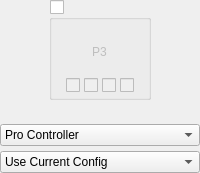
            <widget class="QWidget" name="widgetPlayer3" native="true">
             <layout class="QVBoxLayout" name="verticalLayout_28">
              <property name="spacing">
               <number>5</number>
              </property>
              <property name="leftMargin">
               <number>0</number>
              </property>
              <property name="topMargin">
               <number>0</number>
              </property>
              <property name="rightMargin">
               <number>0</number>
              </property>
              <property name="bottomMargin">
               <number>0</number>
              </property>
              <item alignment="Qt::AlignHCenter">
               <widget class="QGroupBox" name="groupPlayer3Connected">
                <property name="minimumSize">
                 <size>
                  <width>100</width>
                  <height>100</height>
                 </size>
                </property>
                <property name="title">
                 <string/>
                </property>
                <property name="checkable">
                 <bool>true</bool>
                </property>
                <property name="checked">
                 <bool>false</bool>
                </property>
                <layout class="QVBoxLayout" name="verticalLayout_6" stretch="1,0">
                 <property name="spacing">
                  <number>7</number>
                 </property>
                 <property name="leftMargin">
                  <number>14</number>
                 </property>
                 <property name="topMargin">
                  <number>7</number>
                 </property>
                 <property name="rightMargin">
                  <number>14</number>
                 </property>
                 <property name="bottomMargin">
                  <number>4</number>
                 </property>
                 <item>
                  <widget class="QWidget" name="controllerPlayer3" native="true">
                   <property name="styleSheet">
                    <string notr="true"/>
                   </property>
                   <layout class="QVBoxLayout" name="verticalLayout_14">
                    <property name="topMargin">
                     <number>16</number>
                    </property>
                    <item alignment="Qt::AlignHCenter|Qt::AlignVCenter">
                     <widget class="QLabel" name="labelPlayer3">
                      <property name="text">
                       <string>P3</string>
                      </property>
                     </widget>
                    </item>
                   </layout>
                  </widget>
                 </item>
                 <item alignment="Qt::AlignHCenter">
                  <widget class="QWidget" name="Player3LEDs" native="true">
                   <property name="enabled">
                    <bool>false</bool>
                   </property>
                   <property name="minimumSize">
                    <size>
                     <width>0</width>
                     <height>10</height>
                    </size>
                   </property>
                   <layout class="QHBoxLayout" name="horizontalLayout_9">
                    <property name="spacing">
                     <number>4</number>
                    </property>
                    <property name="leftMargin">
                     <number>0</number>
                    </property>
                    <property name="topMargin">
                     <number>0</number>
                    </property>
                    <property name="rightMargin">
                     <number>0</number>
                    </property>
                    <property name="bottomMargin">
                     <number>0</number>
                    </property>
                    <item>
                     <widget class="QCheckBox" name="checkboxPlayer3LED1"/>
                    </item>
                    <item>
                     <widget class="QCheckBox" name="checkboxPlayer3LED2"/>
                    </item>
                    <item>
                     <widget class="QCheckBox" name="checkboxPlayer3LED3"/>
                    </item>
                    <item>
                     <widget class="QCheckBox" name="checkboxPlayer3LED4"/>
                    </item>
                   </layout>
                  </widget>
                 </item>
                </layout>
               </widget>
              </item>
              <item>
               <widget class="QWidget" name="Player3Explain" native="true">
                <property name="minimumSize">
                 <size>
                  <width>0</width>
                  <height>10</height>
                 </size>
                </property>
                <layout class="QVBoxLayout" name="verticalLayout_38">
                 <property name="spacing">
                  <number>0</number>
                 </property>
                 <property name="leftMargin">
                  <number>0</number>
                 </property>
                 <property name="topMargin">
                  <number>0</number>
                 </property>
                 <property name="rightMargin">
                  <number>0</number>
                 </property>
                 <property name="bottomMargin">
                  <number>0</number>
                 </property>
                 <item>
                  <widget class="QLabel" name="labelPlayer3Explain">
                   <property name="alignment">
                    <set>Qt::AlignCenter</set>
                   </property>
                  </widget>
                 </item>
                </layout>
               </widget>
              </item>
              <item>
               <widget class="QComboBox" name="comboPlayer3Emulated">
                <item>
                 <property name="text">
                  <string>Pro Controller</string>
                 </property>
                </item>
                <item>
                 <property name="text">
                  <string>Dual Joycons</string>
                 </property>
                </item>
                <item>
                 <property name="text">
                  <string>Left Joycon</string>
                 </property>
                </item>
                <item>
                 <property name="text">
                  <string>Right Joycon</string>
                 </property>
                </item>
               </widget>
              </item>
              <item>
               <widget class="QComboBox" name="comboPlayer3Profile">
                <item>
                 <property name="text">
                  <string>Use Current Config</string>
                 </property>
                </item>
               </widget>
              </item>
             </layout>
            </widget>
